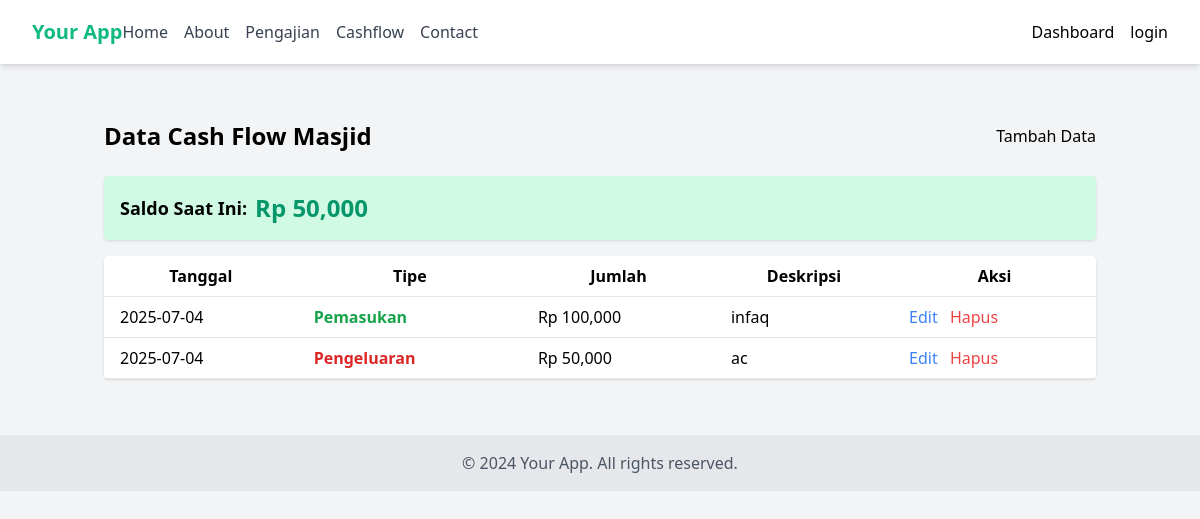
/cashflow/cashflow, run on an earlier commit of the app's database.
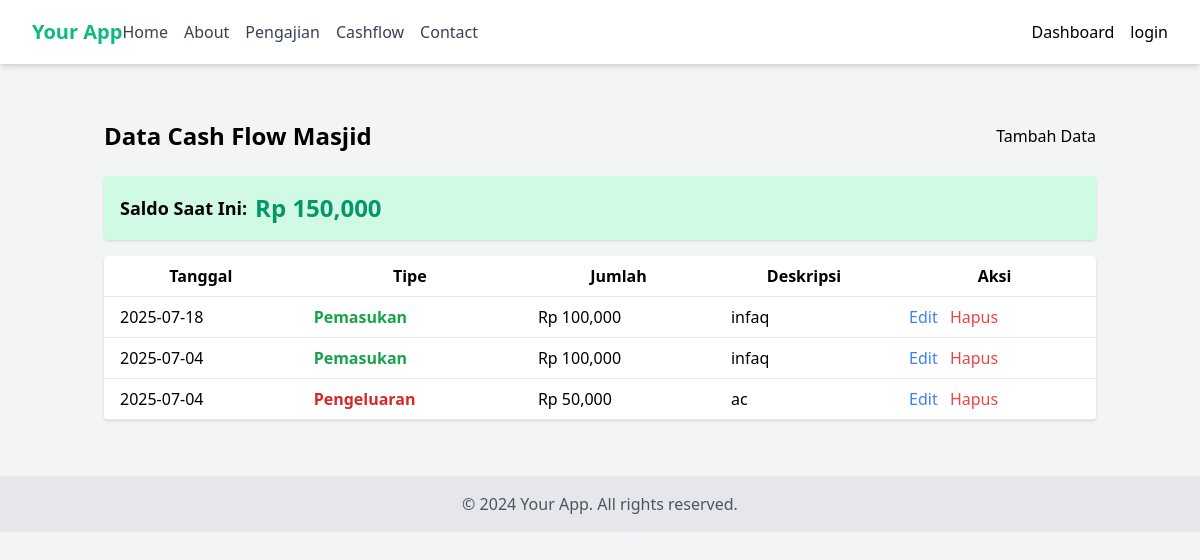
And on a later commit of the database.
### models/cashflow.py (models this page shows, shortened)
class CashFlow(db.Model):
    id = db.Column(db.Integer, primary_key=True)
    date = db.Column(db.Date, nullable=False, default=datetime.utcnow)
    type = db.Column(db.String(20), nullable=False)  # 'income' or 'expense'
    amount = db.Column(db.Float, nullable=False)
    description = db.Column(db.String(255), nullable=False)

### routes/cashflow_routes.py (the view)
@cashflow_bp.route('/cashflow')
def index():
    cashflows = CashFlow.query.order_by(CashFlow.date.desc()).all()
    saldo = 0
    for c in CashFlow.query.order_by(CashFlow.date, CashFlow.id).all():
        if c.type == 'income':
            saldo += c.amount
        else:
            saldo -= c.amount
    return render_template('cashflow/index.html', cashflows=cashflows, saldo=saldo)

### templates/cashflow/index.html
{% extends 'base.html' %} {% block content %}
<div class="container mx-auto px-4 py-8">
  <div class="flex justify-between items-center mb-6">
    <h1 class="text-2xl font-bold">Data Cash Flow Masjid</h1>
    <a href="{{ url_for('cashflow.add') }}" class="btn-primary">Tambah Data</a>
  </div>
  <div class="mb-4 p-4 bg-emerald-100 rounded shadow flex items-center">
    <span class="font-semibold text-lg mr-2">Saldo Saat Ini:</span>
    <span class="text-2xl font-bold text-emerald-600"
      >Rp {{ '{:,.0f}'.format(saldo) }}</span
    >
  </div>
  <table class="min-w-full bg-white rounded shadow">
    <thead>
      <tr>
        <th class="py-2 px-4 border-b">Tanggal</th>
        <th class="py-2 px-4 border-b">Tipe</th>
        <th class="py-2 px-4 border-b">Jumlah</th>
        <th class="py-2 px-4 border-b">Deskripsi</th>
        <th class="py-2 px-4 border-b">Aksi</th>
      </tr>
    </thead>
    <tbody>
      {% for c in cashflows %}
      <tr>
        <td class="py-2 px-4 border-b">{{ c.date.strftime('%Y-%m-%d') }}</td>
        <td class="py-2 px-4 border-b">
          {% if c.type == 'income' %}
          <span class="text-green-600 font-semibold">Pemasukan</span>
          {% else %}
          <span class="text-red-600 font-semibold">Pengeluaran</span>
          {% endif %}
        </td>
        <td class="py-2 px-4 border-b">Rp {{ '{:,.0f}'.format(c.amount) }}</td>
        <td class="py-2 px-4 border-b">{{ c.description }}</td>
        <td class="py-2 px-4 border-b">
          <a
            href="{{ url_for('cashflow.edit', id=c.id) }}"
            class="text-blue-500 hover:underline mr-2"
            >Edit</a
          >
          <form
            action="{{ url_for('cashflow.delete', id=c.id) }}"
            method="post"
            style="display: inline"
            onsubmit="return confirm('Yakin ingin menghapus data ini?');"
          >
            <button type="submit" class="text-red-500 hover:underline">
              Hapus
            </button>
          </form>
        </td>
      </tr>
      {% else %}
      <tr>
        <td colspan="5" class="text-center py-4">Belum ada data cash flow.</td>
      </tr>
      {% endfor %}
    </tbody>
  </table>
</div>
{% endblock %}

### templates/base.html (shortened to what this page needs)
<!DOCTYPE html>
<html lang="en">
  <head>
    <link
      href="https://cdn.jsdelivr.net/npm/tailwindcss@2.2.19/dist/tailwind.min.css"
      rel="stylesheet"
    />
    <link
      rel="stylesheet"
      href="https://cdnjs.cloudflare.com/ajax/libs/font-awesome/6.0.0/css/all.min.css"
    />
    <link
      rel="stylesheet"
      href="{{ url_for('static', filename='css/style.css') }}"
    />
  </head>
  <body class="bg-gray-100">
    <nav class="bg-white shadow-md">
      <div class="max-w-7xl mx-auto px-4 sm:px-6 lg:px-8">
        <div class="flex justify-between h-16">
          <div class="flex">
            <div class="flex-shrink-0 flex items-center">
              <a href="/" class="text-emerald-500 font-bold text-xl"
                >Your App</a
              >
            </div>
            <div class="hidden md:flex items-center space-x-4">
              <a href="/" class="text-gray-700 hover:text-emerald-500">Home</a>
              <a href="/about" class="text-gray-700 hover:text-emerald-500">About</a>
              <a href="{{ url_for('lecture.index') }}" class="text-gray-700 hover:text-emerald-500">Pengajian</a>
              <a href="{{ url_for('cashflow.index') }}" class="text-gray-700 hover:text-emerald-500">Cashflow</a>
              <a href="/contact" class="text-gray-700 hover:text-emerald-500">Contact</a>
            </div>
          </div>
          <div class="hidden md:flex items-center space-x-4">
            <a href="{{ url_for('admin.index') }}">Dashboard</a>
            <a href="{{ url_for('admin.index') }}">login</a>
          </div>
        </div>
      </div>
    </nav>
    <main class="max-w-7xl mx-auto py-6 px-4 sm:px-6 lg:px-8">
      {% block content %}{% endblock %}
    </main>
    <footer class="bg-gray-200 text-center py-4">
      <p class="text-gray-600">© 2024 Your App. All rights reserved.</p>
    </footer>
  </body>
</html>

What changed in the data, as far as the page shows it:
added CashFlow: date "2025-07-18", type "Pemasukan", amount "100,000", description "infaq"
Also different on the page:
{{ '{:,.0f}'.format(saldo) }}: "50,000" → "150,000"
